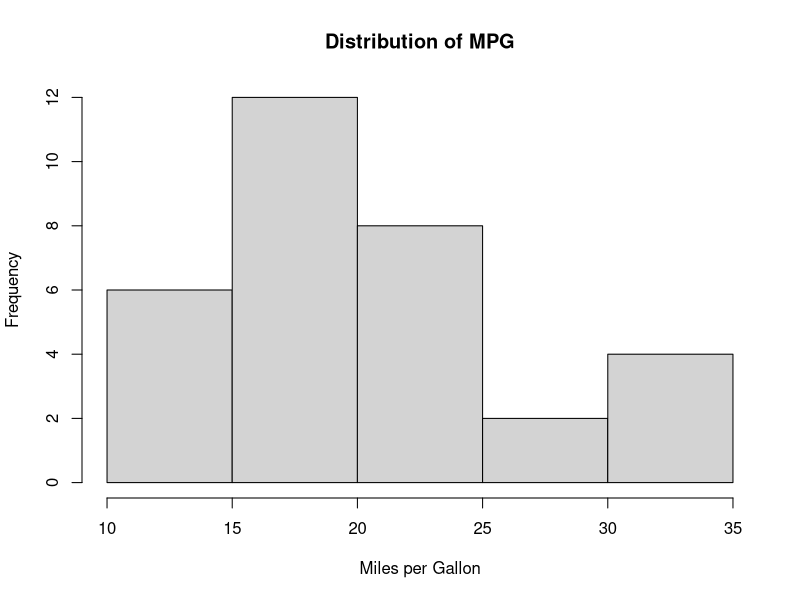
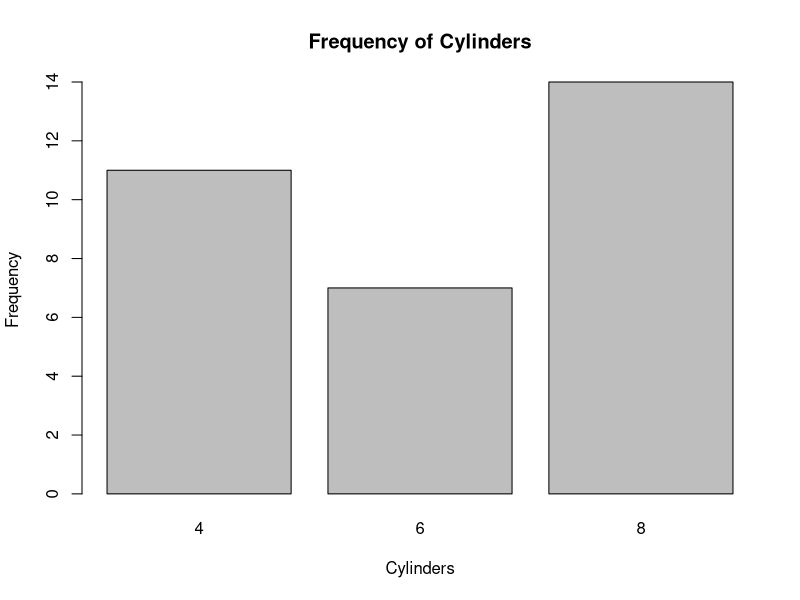
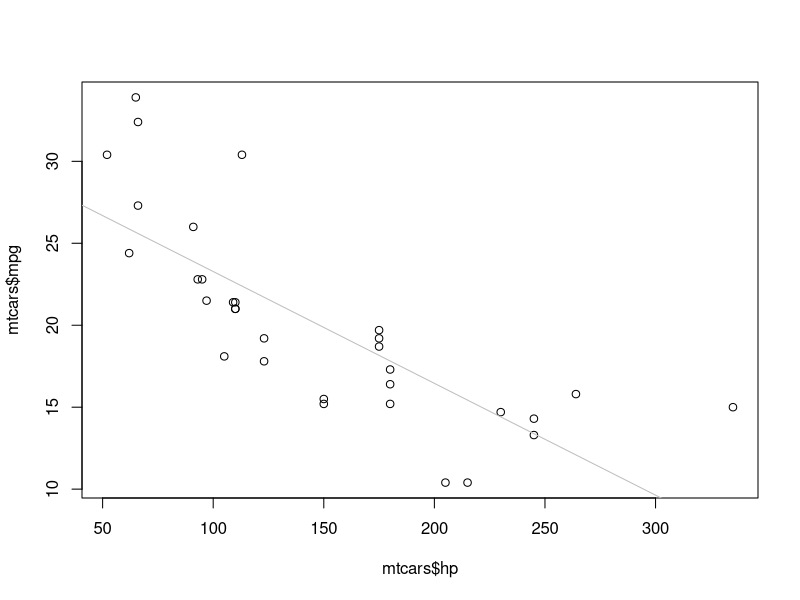
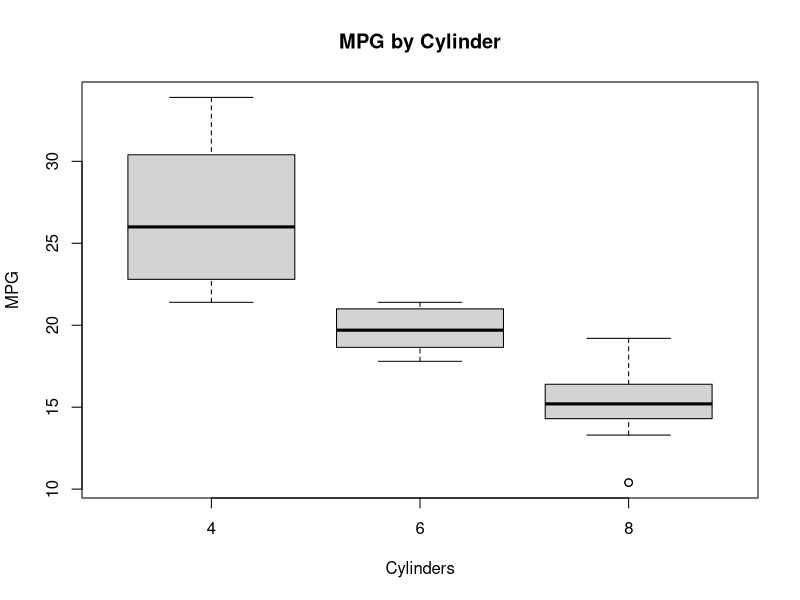
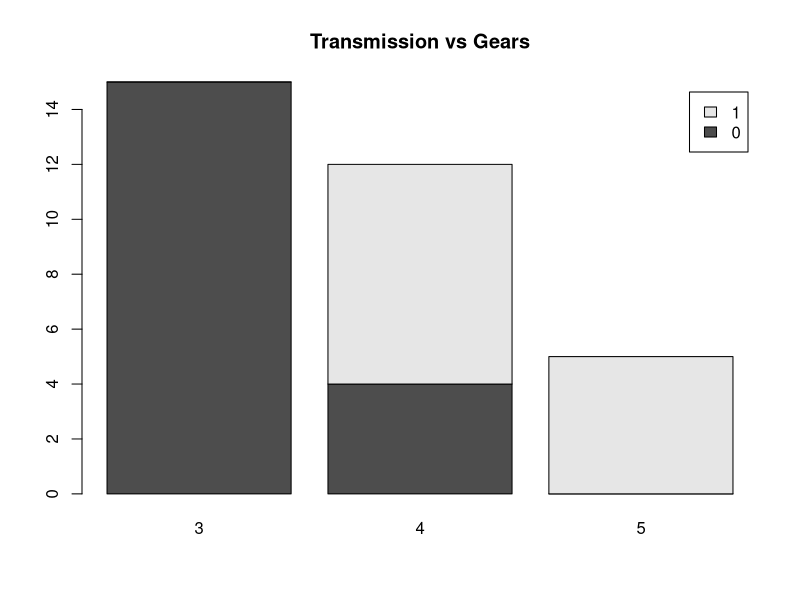
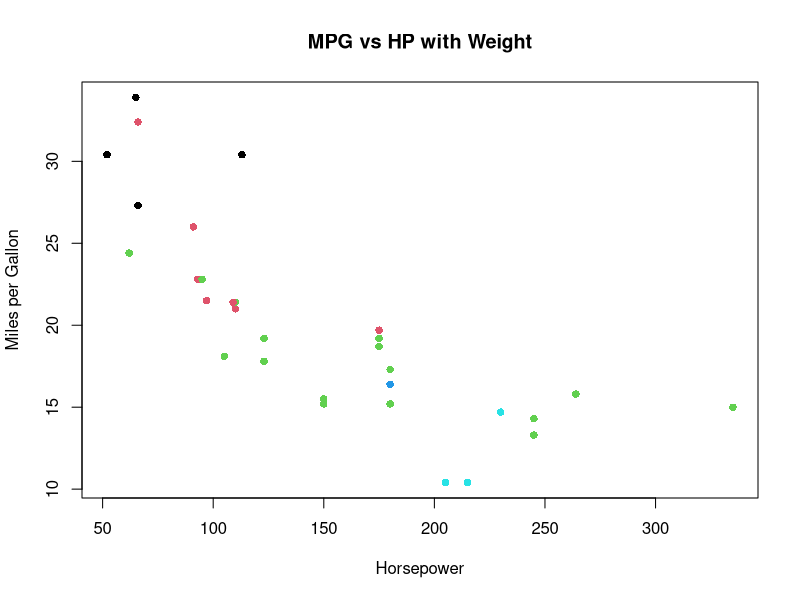
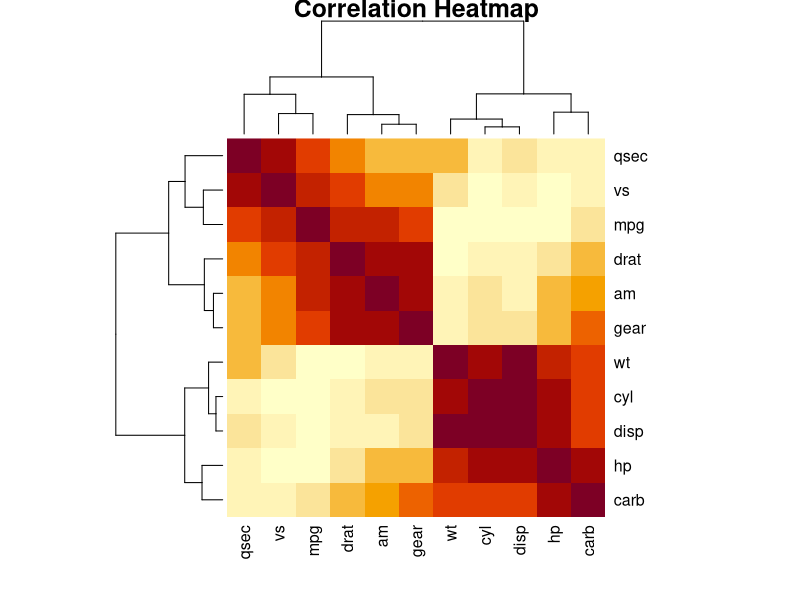

These charts were generated, in order, by the following R code:
#Univariate Analysis
#1.What are the summary statistics of each variable?
data("mtcars")
summary(mtcars)

#2.What is the distribution of miles per gallon (mpg)? (Histogram)
hist(mtcars$mpg, main="Distribution of MPG", xlab="Miles per Gallon")

#3.What is the frequency of cars with different numbers of cylinders? (Bar plot)
barplot(table(mtcars$cyl), main="Frequency of Cylinders", xlab="Cylinders", ylab="Frequency")

#Bivariate Analysis
#4.Is there a correlation between mpg and hp (horsepower)? (Scatter plot with trend line)
plot(mtcars$hp, mtcars$mpg); 
abline(lm(mpg ~ hp, data = mtcars), col="gray")

#5.How does mpg vary across cars with different numbers of cylinders? (Box plot)
boxplot(mpg ~ cyl, data=mtcars, main="MPG by Cylinder", xlab="Cylinders", ylab="MPG")

#6.Is there an association between transmission type (am: 0 = automatic, 1 = manual) 
#and the number of gears (gear)? (Stacked bar plot)
barplot(table(mtcars$am, mtcars$gear), beside=FALSE, legend=TRUE, main="Transmission vs Gears")

#Multivariate Analysis
#7.How do mpg, hp, and wt (weight) interact? (Scatter plot with color gradient)
plot(mtcars$hp, mtcars$mpg, col=mtcars$wt, pch=16, main="MPG vs HP with Weight", xlab="Horsepower", ylab="Miles per Gallon")

#8.Can we predict mpg based on hp and wt using linear regression?
lm(mpg ~ hp + wt, data=mtcars)

#9.what is the pairwise correlation between all numerical variables in the dataset?
cor(mtcars)

#Final Step
#10.What is the pairwise correlation between all numerical variables? (Pair plot or correlation matrix heatmap)
heatmap(cor(mtcars), symm=TRUE, main="Correlation Heatmap")
